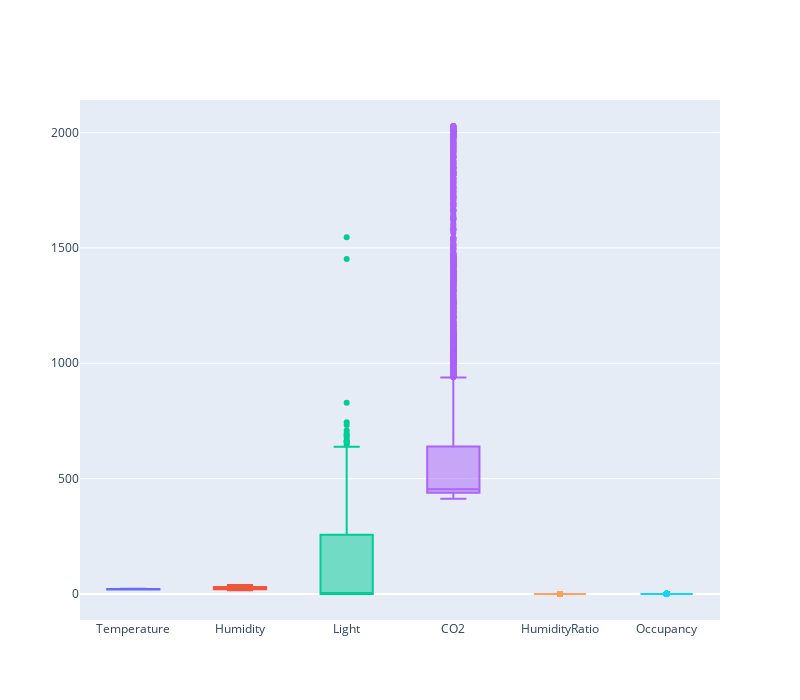

Write notebook code for a chart like this one.
### Code cell
fig = go.Figure()

for column in df.columns:
    fig.add_trace(go.Box(y=df[column], name=column))
fig.update_layout(showlegend=False, height=700, width=800)
fig.show()

### Figure 1 — Plotly figure (JSON) as saved in the notebook; plotly's stock layout.template omitted (floating-point values rounded to 4 significant figures; data arrays with more than 128 entries replaced by an {"elided": "..."} marker saying what was removed)
{"data": [{"name": "Temperature", "type": "box", "y": {"elided": "8143 float values"}}, {"name": "Humidity", "type": "box", "y": {"elided": "8143 float values"}}, {"name": "Light", "type": "box", "y": {"elided": "8143 float values"}}, {"name": "CO2", "type": "box", "y": {"elided": "8143 float values"}}, {"name": "HumidityRatio", "type": "box", "y": {"elided": "8143 float values"}}, {"name": "Occupancy", "type": "box", "y": {"elided": "8143 int values"}}], "layout": {"height": 700, "showlegend": false, "width": 800}}
